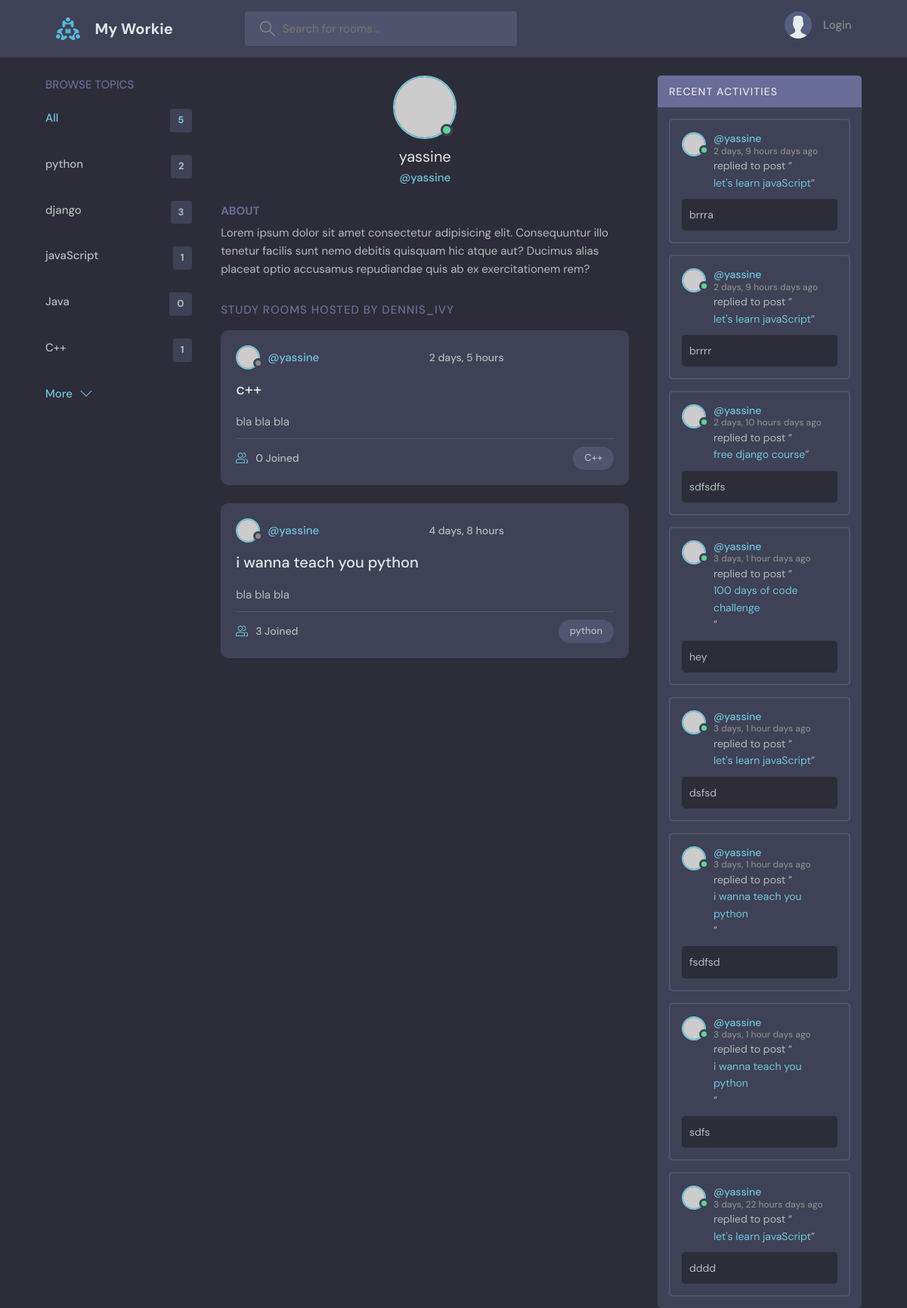
The page /profile/2 on the database its author committed.
### base/models.py (models this page shows, shortened)
class Topic(models.Model):
    name = models.CharField(max_length=200)

class Room(models.Model):
    host = models.ForeignKey(User, on_delete=models.SET_NULL, null=True)
    topic = models.ForeignKey(Topic, on_delete=models.SET_NULL, null=True)
    name = models.CharField(max_length=200)
    description = models.TextField(null=True, blank=True)
    participants = models.ManyToManyField(User,related_name='participants', blank=True)
    updated = models.DateTimeField(auto_now=True)
    created = models.DateTimeField(auto_now_add=True)
    class Meta:
        ordering = ['-updated','-created']
    def __str__(self):
        return self.name

class Message(models.Model):
    user = models.ForeignKey(User, on_delete=models.CASCADE)
    room = models.ForeignKey(Room, on_delete=models.CASCADE)
    body = models.TextField(null=True, blank=True)
    updated = models.DateTimeField(auto_now=True)
    created = models.DateTimeField(auto_now_add=True)
    class Meta:
        ordering = ['-updated','-created']

### base/views.py (the view)
# urls.py: path('profile/<str:pk>', views.userProfile, name='user-profile'),
def userProfile(request,pk):
    user = User.objects.get(id=pk)
    rooms= user.room_set.all()
    room_messages = user.message_set.all().order_by('-created')
    topics = Topic.objects.all()
    context = {'user': user, 'rooms': rooms, 'room_messages': room_messages,'topics': topics}
    return render(request, 'base/profile.html',context)

### base/templates/base/profile.html (shortened to what this page needs)
{% extends 'main.html' %}
{% block content %}
  <main class="profile-page layout layout--3">
    <div class="container">
      {% include 'base/topics_component.html' %}
      <div class="roomList">
        <div class="profile">
          <div class="profile__avatar">
            <div class="avatar avatar--large active">
              <img src="https://randomuser.me/api/portraits/men/11.jpg" />
            </div>
          </div>
          <div class="profile__info">
            <h3>{{user.username}}</h3>
            <p>@{{user.username}}</p>
          </div>
          <div class="profile__about">
            <h3>About</h3>
            <p>
              Lorem ipsum dolor sit amet consectetur adipisicing elit. Consequuntur illo tenetur
              facilis sunt nemo debitis quisquam hic atque aut? Ducimus alias placeat optio
              accusamus repudiandae quis ab ex exercitationem rem?
            </p>
          </div>
        </div>
        <div class="roomList__header">
          <div>
            <h2>Study Rooms Hosted by dennis_ivy</a>
            </h2>
          </div>
        </div>
        {% include 'base/feed_component.html' %}
      </div>
      {% include 'base/activity_component.html' %}
    </div>
  </main>
{% endblock content %}

### base/templates/base/topics_component.html
<div class="topics">
          <div class="topics__header">
            <h2>Browse Topics</h2>
          </div>
          <ul class="topics__list">
            <li>
              <a href="{% url 'home' %}" class="active">All <span>{{topics.count}}</span></a>
            </li>
            {% for topic in topics %}
            <li>
              <a href="{% url 'home' %}?q={{topic.name}}">{{topic.name}} <span>{{topic.room_set.all.count}}</span></a>
            </li>
            {% endfor %}
          </ul>
          <a class="btn btn--link" href="{% url 'topics' %}">
            More
            <svg version="1.1" xmlns="http://www.w3.org/2000/svg" width="32" height="32" viewBox="0 0 32 32">
              <title>chevron-down</title>
              <path d="M16 21l-13-13h-3l16 16 16-16h-3l-13 13z"></path>
            </svg>
          </a>
</div>

### base/templates/base/feed_component.html (shortened to what this page needs)
{% for room in rooms %}
<div class="roomListRoom">
            <div class="roomListRoom__header">
              <a href="{% url 'user-profile' room.host.id %}" class="roomListRoom__author">
                <div class="avatar avatar--small">
                  <img src="https://randomuser.me/api/portraits/women/11.jpg" />
                </div>
                <span>@{{room.host.username}}</span>
              </a>
              <div class="roomListRoom__actions">
                <span>{{room.created | timesince}}</span>
              </div>
            </div>
            <div class="roomListRoom__content">
              <a href="{% url 'room' room.id %}">{{room.name}}</a>
              <p>
                {{room.description}}
              </p>
            </div>
            <div class="roomListRoom__meta">
              <a href="{% url 'room' room.id %}" class="roomListRoom__joined">
                {{room.participants.all.count}} Joined
              </a>
              <p class="roomListRoom__topic">{{room.topic.name}}</p>
            </div>
          </div>
{% endfor %}

### base/templates/base/activity_component.html (shortened to what this page needs)
<div class="activities">
          <div class="activities__header">
            <h2>Recent Activities</h2>
          </div>
          {% for message in room_messages %}
          <div class="activities__box">
            <div class="activities__boxHeader roomListRoom__header">
              <a href="{% url 'user-profile' message.user.id %}" class="roomListRoom__author">
                <div class="avatar avatar--small active">
                  <img src="https://randomuser.me/api/portraits/men/13.jpg" />
                </div>
                <p>
                  @{{message.user}}
                  <span>{{message.created|timesince}} days ago</span>
                </p>
              </a>
            </div>
            <div class="activities__boxContent">
              <p>replied to post “<a href="{% url 'room' message.room.id%}">{{message.room}}</a>”</p>
              <div class="activities__boxRoomContent">
                {{message.body}}
              </div>
            </div>
          </div>
          {% endfor %}
        </div>

### rows shown on the page
Topic: name "python", room_set.all.count "2"
Topic: name "django", room_set.all.count "3"
Topic: name "javaScript", room_set.all.count "1"
Topic: name "Java", room_set.all.count "0"
Topic: name "C++", room_set.all.count "1"
Room: host.username "yassine", created "2 days, 5 hours", name "c++", description "bla bla bla", participants.all.count "0", topic.name "C++"
Room: host.username "yassine", created "4 days, 8 hours", name "i wanna teach you python", description "bla bla bla", participants.all.count "3", topic.name "python"
Message: user "yassine", created "2 days, 9 hours", room "let's learn javaScript", body "brrra"
Message: user "yassine", created "2 days, 9 hours", room "let's learn javaScript", body "brrrr"
Message: user "yassine", created "2 days, 10 hours", room "free django course", body "sdfsdfs"
Message: user "yassine", created "3 days, 1 hour", room "100 days of code challenge", body "hey"
Message: user "yassine", created "3 days, 1 hour", room "let's learn javaScript", body "dsfsd"
Message: user "yassine", created "3 days, 1 hour", room "i wanna teach you python", body "fsdfsd"
Message: user "yassine", created "3 days, 1 hour", room "i wanna teach you python", body "sdfs"
Message: user "yassine", created "3 days, 22 hours", room "let's learn javaScript", body "dddd"

### other values the page prints
{{ topics.count }} "5"
{{ user.username }} "yassine"
